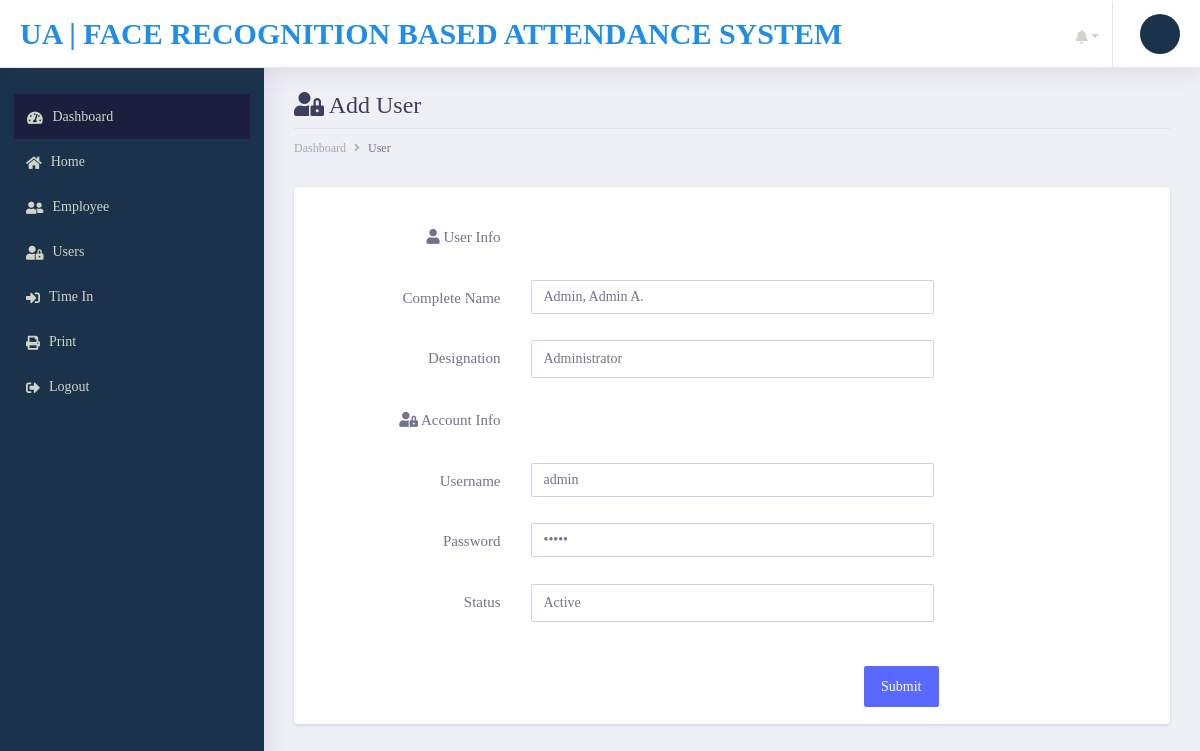
Screenshot of /edit-user.php?user=1&full-name=Admin, Admin A. with the database file from the repository.
### tables this page shows
CREATE TABLE `users` (
  `id` int(11) NOT NULL AUTO_INCREMENT,
  `name` varchar(100) NOT NULL,
  `user_type` tinyint(1) NOT NULL COMMENT '1=admin, 2=faculty 3=staff',
  `username` varchar(100) NOT NULL,
  `password` varchar(100) NOT NULL,
  `status` int(11) NOT NULL COMMENT '0=inactive, 1=active',
  `date_updated` datetime NOT NULL DEFAULT current_timestamp(),
  PRIMARY KEY (`id`)
);

### edit-user.php (the view, shortened to what this page needs)
       <?php include('config/header.php');?>
         <?php include('config/sidebar.php');?>
        <div class="dashboard-wrapper">
            <div class="container-fluid  dashboard-content">
                <div class="row">
                    <div class="col-xl-12 col-lg-12 col-md-12 col-sm-12 col-12">
                        <div class="page-header">
                             <h2 class="pageheader-title"><i class="fa fa-fw fa-user-lock"></i> Add User </h2>
                            <div class="page-breadcrumb">
                                <nav aria-label="breadcrumb">
                                    <ol class="breadcrumb">
                                        <li class="breadcrumb-item"><a href="#" class="breadcrumb-link">Dashboard</a></li>
                                        <li class="breadcrumb-item active" aria-current="page">User</li>
                                    </ol>
                                </nav>
                            </div>
                        </div>
                    </div>
                </div>
                   <?php
                    include 'config/connection2.php';
                    $GET_uid = intval($_GET['user']);
                    $name = $_GET['full-name'];
                    $sql = "SELECT * FROM `users` WHERE `id`= ? AND name = ?";
                    $stmt = $conn->prepare($sql);
                    $stmt->bind_param("is", $GET_uid, $name);
                    $stmt->execute();
                    $result = $stmt->get_result();
                    $user_type_ar=array('','Administrator','Faculty','Staff');
                    $status_ar=array('Inactive','Active');
                    while ($row = $result->fetch_assoc()) {
                   ?>
                    <div class="row">
                        <div class="col-xl-12 col-lg-12 col-md-12 col-sm-12 col-12">
                                    <div class="card influencer-profile-data">
                                        <div class="card-body">
                                            <form id="validationform" name="user_form" data-parsley-validate="" novalidate="" method="POST">
                                                <div class="form-group row">
                                                    <label class="col-12 col-sm-3 col-form-label text-sm-right"><i class="fa fa-user"></i> User Info</label>
                                                </div>
                                                <div class="form-group row">
                                                    <label class="col-12 col-sm-3 col-form-label text-sm-right">Complete Name</label>
                                                    <div class="col-12 col-sm-8 col-lg-6">
                                                        <input data-parsley-type="alphanum" type="text" value="<?= $row['name']; ?>" name="name2" required="" placeholder="" class="form-control">
                                                    </div>
                                                </div>
                                                <div class="form-group row">
                                                    <label class="col-12 col-sm-3 col-form-label text-sm-right">Designation</label>
                                                    <div class="col-12 col-sm-8 col-lg-6">
                                                    <select data-parsley-type="alphanum"  type="text" id="user_type2" name="user_type2" required="" placeholder="" class="form-control">
                                                    <option value="<?php $row['user_type'];?>"hidden>
                                                    <?php echo $user_type_ar[$row['user_type']];?></option>
                                                    </select>
                                                    </div>
                                                </div>
                                                <div class="form-group row">
                                                    <label class="col-12 col-sm-3 col-form-label text-sm-right"><i class="fa fa-user-lock"></i> Account Info</label>
                                                </div>
                                                <div class="form-group row">
                                                    <label class="col-12 col-sm-3 col-form-label text-sm-right">Username</label>
                                                    <div class="col-12 col-sm-8 col-lg-6">
                                                        <input data-parsley-type="alphanum" type="text" value="<?= $row['username']; ?>" name="username2" required="" placeholder="" class="form-control">
                                                    </div>
                                                </div>
                                                <div class="form-group row">
                                                    <label class="col-12 col-sm-3 col-form-label text-sm-right">Password</label>
                                                    <div class="col-12 col-sm-8 col-lg-6">
                                                        <input data-parsley-type="alphanum" value="<?= $row['password']; ?>" type="password" name="password2" required="" placeholder="" class="form-control">
                                                    </div>
                                                </div>
                                                 <div class="form-group row">
                                                    <label class="col-12 col-sm-3 col-form-label text-sm-right">Status</label>
                                                    <div class="col-12 col-sm-8 col-lg-6">
                                                       <select data-parsley-type="alphanum" type="text" value="<?= $status_ar[$row['status']]; ?>" id="status2" required="" placeholder="" class="form-control">
                                                           <option value="<?= $row['status']; ?>" hidden><?= $status_ar[$row['status']]; ?></option>
                                                       </select>
                                                    </div>
                                                </div>
                                                </div>
                                                <div class="form-group row text-right">
                                                    <div class="col col-sm-10 col-lg-9 offset-sm-1 offset-lg-0">
                                                        <button class="btn btn-space btn-primary" id="edit-user">Submit</button>
                                                    </div>
                                                </div>
                                        </div>
                                    </div>
                                 <?php } ?>
                            </div>
                        </div>
                    </div>
            </div>
</body>
</html>

### rows the page displays
users: name2 "Admin, Admin A.", user_type2 "Administrator", username2 "admin", status "Active"
